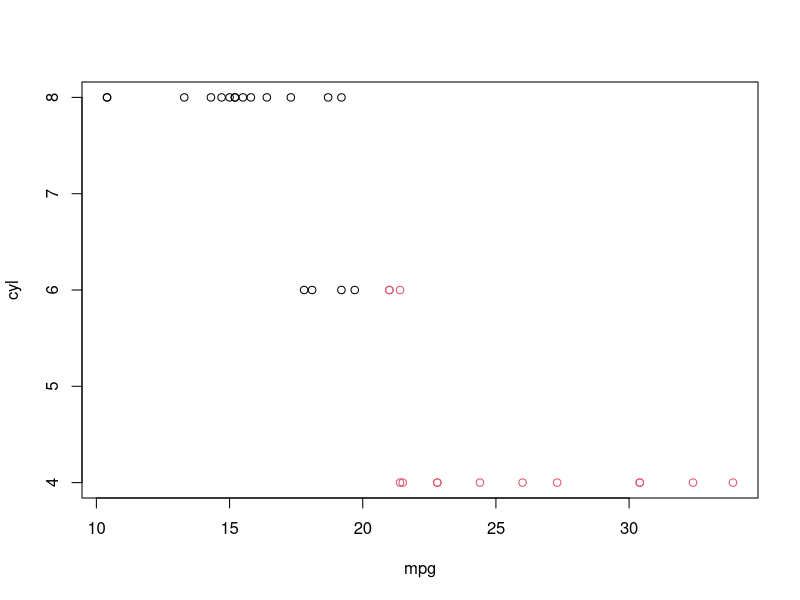

This figure's R source:
## ---- chunk 1
knitr::opts_chunk$set(echo = TRUE)
## ---- chunk 2
mtcars
## ---- chunk 3
agrupamento_mtcars<- kmeans(mtcars[1:2],centers = 2) 
agrupamento_mtcars
## ---- chunk 4
agrupamento_mtcars_o<-kmeans(mtcars[1:7], centers = 10, iter.max = 10, nstart = 1)
agrupamento_mtcars_o
## ---- chunk 5
agrupamento_mtcars_o$centers
## ---- chunk 6
agrupamento_mtcars_o$size
## ---- chunk 7
agrupamento_mtcars_o$cluster
## ---- chunk 8
agrupamento_mtcars_o$membership
## ---- chunk 9
agrupamento_mtcars_o$iter
## ---- chunk 10
agrupamento_mtcars_o$withinerror
## ---- chunk 11
agrupamento_mtcars_o$call
## ---- chunk 12
agrupamento_mtcars_o$totss
## ---- chunk 13
agrupamento_mtcars_o$tot.withinss
## ---- chunk 14
agrupamento_mtcars_o$betweenss
## ---- chunk 15
agrupamento_mtcars_o$ifault
## ---- chunk 16
table(mtcars$mpg,agrupamento_mtcars$cluster)
## ---- chunk 17
plot(mtcars[1:2],col = agrupamento_mtcars$cluster) 
## ---- chunk 18
tabela_mtcars<- cbind(mtcars, agrupamento_mtcars$cluster)
tabela_mtcars
## ---- chunk 19

